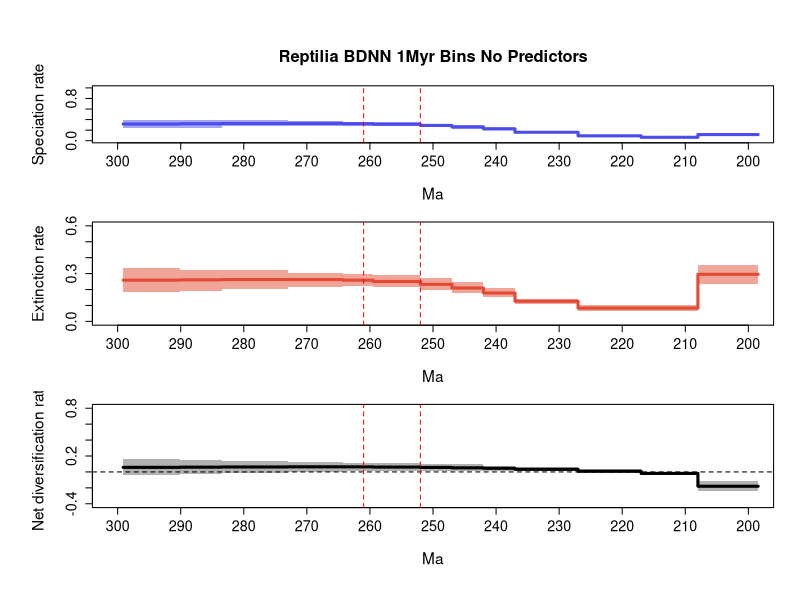

Recreate this plot in R.
## FINAL RTT GRAPH, PROPER FORMATTING CODE BELOW

##################################################### Change file path
pdf(file='C:/Users/SimoesLabAdmin/Documents/BDNN_Arielli/reptilia/mcmc_fixshift_no_predictors/D_bdnn_update/combined_10_RTT_final.pdf', width = 8, height = 10.8, useDingbats = FALSE)

# Set up the layout for 3 vertical plots
par(mfrow=c(3,1), cex.main=1.7, cex.lab=1.4, cex.axis=1.3,
    mgp=c(3.5, 1, 0),      # distance of axis labels from plot
    oma=c(2, 2, 2, 0))     # outer margins for the entire figure

################################################### Your data vectors, time_vec through div_upr (longevity vectors excluded for our purposes)
time_vec=c(299.1209716796875, 290.10001,290.1,283.50001,283.5,273.00001,273.0,264.30001,264.3,259.50001,259.5,252.00001,252.0,247.00001,247.0,242.00001,242.0,237.00001,237.0,227.00001,227.0,217.00001,217.0,208.00001,208.0,198.4518165588379)
sp_mean=c(0.31596927631275507, 0.31596927631275507,0.3204149167034899,0.3204149167034899,0.32480634041873513,0.32480634041873513,0.3264662623975076,0.3264662623975076,0.3224156105090612,0.3224156105090612,0.3113979645984984,0.3113979645984984,0.2890097178398075,0.2890097178398075,0.2607489290817626,0.2607489290817626,0.2235144842192724,0.2235144842192724,0.1596113886482588,0.1596113886482588,0.09207353617294506,0.09207353617294506,0.06418061291967098,0.06418061291967098,0.11599383204471864,0.11599383204471864)
sp_lwr=c(0.23374386636788014, 0.23374386636788014,0.24645096757201984,0.24645096757201984,0.26950897755857783,0.26950897755857783,0.27519977980843097,0.27519977980843097,0.28009080192172636,0.28009080192172636,0.27550695733418346,0.27550695733418346,0.2557409797886321,0.2557409797886321,0.2300876118737081,0.2300876118737081,0.19928873269518543,0.19928873269518543,0.14200104436951833,0.14200104436951833,0.07824589818463872,0.07824589818463872,0.05213568633263375,0.05213568633263375,0.0906805971656018,0.0906805971656018)
sp_upr=c(0.3880027066071686, 0.3880027066071686,0.3852739125896454,0.3852739125896454,0.38801224178272886,0.38801224178272886,0.36966613492176814,0.36966613492176814,0.35842799554868277,0.35842799554868277,0.34620076481954337,0.34620076481954337,0.32121614317118197,0.32121614317118197,0.2904915661781256,0.2904915661781256,0.25022692161239146,0.25022692161239146,0.1765312321691633,0.1765312321691633,0.10521171709022115,0.10521171709022115,0.0765606977742959,0.0765606977742959,0.14617690209222295,0.14617690209222295)
ex_mean=c(0.2589411019378592, 0.2589411019378592,0.26074917864702907,0.26074917864702907,0.26244875420525154,0.26244875420525154,0.26239025396298565,0.26239025396298565,0.2588914892016989,0.2588914892016989,0.250335812639286,0.250335812639286,0.2326037321647501,0.2326037321647501,0.20938946887334664,0.20938946887334664,0.17821300944753166,0.17821300944753166,0.12670511297208692,0.12670511297208692,0.08320284799948993,0.08320284799948993,0.08326632178160884,0.08326632178160884,0.2956307104458808,0.2956307104458808)
ex_lwr=c(0.18605436285957863, 0.18605436285957863,0.1889215560693877,0.1889215560693877,0.20499736700836976,0.20499736700836976,0.2152373775285,0.2152373775285,0.22158032962234114,0.22158032962234114,0.21636137396732144,0.21636137396732144,0.19754898697009454,0.19754898697009454,0.17556189060811453,0.17556189060811453,0.15450421072307496,0.15450421072307496,0.10959949146510536,0.10959949146510536,0.0630219308314691,0.0630219308314691,0.06575222947591576,0.06575222947591576,0.23668517252992743,0.23668517252992743)
ex_upr=c(0.3320149623171294, 0.3320149623171294,0.3238083322108112,0.3238083322108112,0.32151782281966007,0.32151782281966007,0.3048147526570375,0.3048147526570375,0.29657573719572017,0.29657573719572017,0.29076973290452657,0.29076973290452657,0.2734536872207115,0.2734536872207115,0.24580448637099192,0.24580448637099192,0.20704793095883628,0.20704793095883628,0.14199364338071432,0.14199364338071432,0.10353240952202095,0.10353240952202095,0.10047947456024199,0.10047947456024199,0.3517751137620769,0.3517751137620769)
div_mean=c(0.05702817437489618, 0.05702817437489618,0.05966573805646083,0.05966573805646083,0.062357586213483515,0.062357586213483515,0.06407600843452174,0.06407600843452174,0.06352412130736187,0.06352412130736187,0.061062151959212156,0.061062151959212156,0.05640598567505742,0.05640598567505742,0.05135946020841617,0.05135946020841617,0.045301474771740596,0.045301474771740596,0.032906275676171694,0.032906275676171694,0.00887068817345519,0.00887068817345519,-0.019085708861937785,-0.019085708861937785,-0.17963687840116302,-0.17963687840116302)
div_lwr=c(-0.04163613332702748, -0.04163613332702748,-0.030159820835123308,-0.030159820835123308,-0.01842441111241966,-0.01842441111241966,0.0018628285735220462,0.0018628285735220462,0.014504071440047506,0.014504071440047506,0.011012032824066265,0.011012032824066265,0.00762033252665989,0.00762033252665989,0.00658488306408489,0.00658488306408489,0.008481061400590462,0.008481061400590462,0.009676950955721714,0.009676950955721714,-0.012736275642141581,-0.012736275642141581,-0.040464935613834595,-0.040464935613834595,-0.24076495697326483,-0.24076495697326483)
div_upr=c(0.15822954199166245, 0.15822954199166245,0.15258533595101134,0.15258533595101134,0.1378172865555226,0.1378172865555226,0.1257360931037172,0.1257360931037172,0.1166726471459984,0.1166726471459984,0.10620436596409241,0.10620436596409241,0.10288080895237367,0.10288080895237367,0.09715829912278998,0.09715829912278998,0.07949942608060975,0.07949942608060975,0.05623722547858426,0.05623722547858426,0.03142677677989067,0.03142677677989067,-0.00013182102904354953,-0.00013182102904354953,-0.1173390666565734,-0.1173390666565734)

# Calculate positions for the mass extinction events
perm_trias_extinction = 252 # End-Permian mass extinction (252 Ma)
guadalupian_extinction = 261 # Guadalupian extinction (261 Ma)

# Define custom tick positions at 10 MY intervals
x_ticks <- seq(300, 200, by=-10)
x_tick_labels <- x_ticks

# Convert time_vec to negative values to match your desired format
time_vec_neg <- -time_vec  # Converting to negative for plotting consistency

# First plot: Speciation rate
par(mar=c(5, 5, 4.5, 2))  # bottom, left, top, right margins
plot(time_vec, sp_mean, type='n', ylim=c(0, 1), xlim=c(300, 200),
     ############################################################ Change PDF title
     ylab='Speciation rate', xlab='Ma', main='Reptilia BDNN 1Myr Bins No Predictors',
     xaxt='n', cex.main=1.5, cex.lab=1.4, cex.axis=1.3) # xaxt removes default x axis
axis(1, at=x_ticks, labels=x_tick_labels, cex.axis=1.3) # Custom x-axis with 10MY interval ticks

# Plot the confidence intervals and mean line
not_NA = !is.na(sp_mean)
polygon(c(time_vec[not_NA], rev(time_vec[not_NA])), 
        c(sp_lwr[not_NA], rev(sp_upr[not_NA])), 
        col = adjustcolor('#4c4cec', alpha = 0.5), border = NA)
lines(time_vec[not_NA], sp_mean[not_NA], col = '#4c4cec', lwd = 3)

# Add vertical lines for mass extinction events
abline(v=perm_trias_extinction, col="red", lty=2)
abline(v=guadalupian_extinction, col="red", lty=2)

# Second plot: Extinction rate
par(mar=c(5, 5, 1, 2))  # bottom, left, top, right margins. Reduced top margin to 2.5 (from 4.5)
plot(time_vec, ex_mean, type='n', ylim=c(0, 0.6), xlim=c(300, 200),
     ylab='Extinction rate', xlab='Ma', 
     xaxt='n', cex.lab=1.4, cex.axis=1.3)
axis(1, at=x_ticks, labels=x_tick_labels, cex.axis=1.3)

# Plot the confidence intervals and mean line
not_NA = !is.na(ex_mean)
polygon(c(time_vec[not_NA], rev(time_vec[not_NA])), 
        c(ex_lwr[not_NA], rev(ex_upr[not_NA])), 
        col = adjustcolor('#e34a33', alpha = 0.5), border = NA)
lines(time_vec[not_NA], ex_mean[not_NA], col = '#e34a33', lwd = 3)

# Add vertical lines for mass extinction events
abline(v=perm_trias_extinction, col="red", lty=2)
abline(v=guadalupian_extinction, col="red", lty=2)

# Third plot: Net diversification rate
par(mar=c(5, 5, 1, 2))  # bottom, left, top, right margins. Reduced top margin to 2.5 (from 4.5)
plot(time_vec, div_mean, type='n', ylim=c(-0.4, 0.8), xlim=c(300, 200),
     ylab='Net diversification rate', xlab='Ma',
     xaxt='n', cex.lab=1.4, cex.axis=1.3)
axis(1, at=x_ticks, labels=x_tick_labels, cex.axis=1.3)

# Plot the confidence intervals and mean line
not_NA = !is.na(div_mean)
polygon(c(time_vec[not_NA], rev(time_vec[not_NA])), 
        c(div_lwr[not_NA], rev(div_upr[not_NA])), 
        col = adjustcolor('black', alpha = 0.3), border = NA)
lines(time_vec[not_NA], div_mean[not_NA], col = 'black', lwd = 3)

# Add horizontal line at y=0 for the net diversification rate
abline(h = 0, col = 'black', lty = 2)

# Add vertical lines for mass extinction events
abline(v=perm_trias_extinction, col="red", lty=2)
abline(v=guadalupian_extinction, col="red", lty=2)

dev.off()
